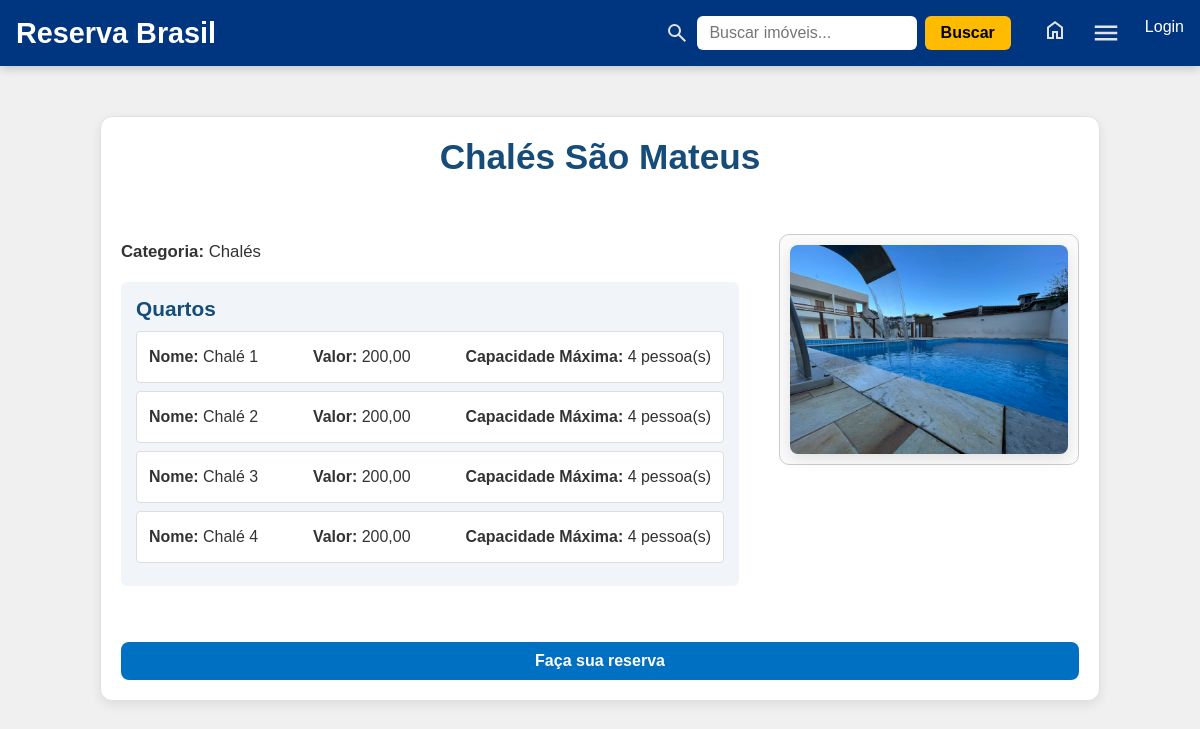
The app's page /property/10/ with its own data.
### core/models.py (models this page shows, shortened)
class Property(models.Model):
    owner = models.ForeignKey(
        User,
        on_delete=models.CASCADE,
        null=True,
        blank=True,
        related_name="properties"
    )
    image = models.ImageField(null=True, blank=True)
    name = models.CharField(max_length=200)
    id_property = models.AutoField(primary_key=True)
    price = models.DecimalField(max_digits=10, decimal_places=2, null=True, blank=True)
    rate = models.DecimalField(max_digits=10, decimal_places=2, null=True, blank=True)
    active = models.BooleanField(default=True)
    category = models.ForeignKey(Category, null=True, blank=True, on_delete=models.SET_NULL)
    typeProperty = models.ForeignKey(Type, null=True, blank=True, on_delete=models.SET_NULL)
    description = models.TextField(max_length=800, null=True, blank=True)

class Category(models.Model):
    name = models.CharField(max_length=200)

class Room(models.Model):
    property = models.ForeignKey(Property, on_delete=models.CASCADE, related_name='rooms')
    name = models.CharField(max_length=100)
    beds = models.PositiveIntegerField(default=1)
    price = models.DecimalField(max_digits=10, decimal_places=2)
    numberOfPeople = models.IntegerField(null=True, blank=True)
    description = models.TextField(blank=True, null=True)

### core/views.py (the view)
# urls.py: path('property/<int:property_id>/', propertyDetail, name='propertyDetail'),
def propertyDetail(request, property_id):
    property_obj = get_object_or_404(Property, id_property=property_id)
    return render(request, 'propertyDetail.html', {'property': property_obj})

### core/templates/propertyDetail.html (shortened to what this page needs)
{% load static %}
<!DOCTYPE html>
<html lang="pt-br">
    <head>
        <link rel="stylesheet" href="{% static 'css/propertyDetail.css' %}" />
    </head>
    <body>
        {% include 'base.html' %}
        <div class="property-detail-container">
            <h1 class="property-detail-header">{{ property.name }}</h1>
            <div class="property-detail-main">
                <div class="property-info">
                     {% if property.category %}
                    <p><strong>Categoria:</strong> {{ property.category.name }}</p>
                    {% endif %}  {% if property.rooms.all %}
                    <div class="property-rooms-inline">
                        <h2>Quartos</h2>
                        <ul class="room-list-inline">
                            {% for room in property.rooms.all %}
                            <li class="room-item-inline">
                                <p><strong>Nome:</strong> {{ room.name }}</p>
                                <p><strong>Valor:</strong> {{ room.price }}</p>
                                <p>
                                    <strong>Capacidade Máxima:</strong> {{ room.numberOfPeople }}
                                    pessoa(s)
                                </p>
                            </li>
                            {% endfor %}
                        </ul>
                    </div>
                    {% endif %}
                </div>
                {% if property.image %}
                <div class="property-image-container">
                    <img
                        class="property-image"
                        src="{{ property.image.url }}"
                        alt="{{ property.name }}"
                    />
                </div>
                {% endif %}
            </div>
            <a href="{% url 'homeReservation' %}" class="reservation-link"> Faça sua reserva </a>
        </div>
    </body>
</html>

### core/static/css/propertyDetail.css (style rules this page uses)
body { margin: 0; font-family: 'Segoe UI', Tahoma, Geneva, Verdana, sans-serif; background-color: #f2f2f2; color: #333; }
.property-detail-container { max-width: 1200px; margin: 2rem auto; padding: 2rem; background-color: #ffffff; border-radius: 12px; box-shadow: 0 4px 12px rgba(0, 0, 0, 0.08); display: flex; flex-direction: column; gap: 2rem; border: 1px solid #e0e0e0; }
.property-detail-header { text-align: center; font-size: 2rem; color: #003580; }
.property-detail-main { display: flex; gap: 2rem; flex-wrap: wrap; }
.property-info { flex: 1; min-width: 280px; }
.property-info p { margin: 0.8rem 0; font-size: 1.1rem; }
.property-image-container { flex: 1; display: flex; align-items: center; justify-content: center; min-width: 280px; border-radius: 10px; border: 1px solid #ccc; padding: 10px; background-color: #fafafa; }
.property-image { width: 100%; max-width: 400px; height: auto; object-fit: contain; border-radius: 8px; }
.property-detail-container a { display: flex; align-items: center; justify-content: center; margin-top: 1.5rem; padding: 10px 20px; background-color: #0071c2; color: white; text-decoration: none; border-radius: 8px; font-weight: bold; transition: background-color 0.3s; text-align: center; }
.property-detail-container { max-width: 1000px; margin: 50px auto; padding: 20px; }
.property-detail-header { font-size: 2.2em; color: #154c79; margin-bottom: 25px; }
.property-detail-main { display: flex; gap: 40px; align-items: flex-start; flex-wrap: wrap; }
.property-info { flex: 1 1 350px; }
.property-info p { margin: 8px 0; font-size: 1.05em; }
.property-image-container { flex: 0 0 300px; }
.property-image { width: 100%; border-radius: 8px; box-shadow: 0 5px 15px rgba(0, 0, 0, 0.1); }
.property-rooms-inline { margin-top: 20px; background-color: #f1f5f9; padding: 15px; border-radius: 6px; }
.property-rooms-inline h2 { font-size: 1.3em; margin-bottom: 10px; color: #154c79; }
.room-list-inline { list-style: none; margin: 0; padding: 0; }
.room-item-inline { display: flex; justify-content: space-between; background-color: #fff; border: 1px solid #ddd; border-radius: 4px; padding: 8px 12px; margin-bottom: 8px; font-size: 0.95em; color: #333; }
.reservation-link { display: inline-block; margin-top: 25px; background-color: #007bff; color: #fff; padding: 12px 20px; text-decoration: none; border-radius: 5px; font-weight: bold; transition: background-color 0.3s ease; }

### core/static/css/base.css (style rules this page uses)
* { margin: 0; padding: 0; box-sizing: border-box; }
html, body { width: 100%; font-family: Arial, sans-serif; background-color: #f0f0f0; }

### records on screen
Property: name "Chalés São Mateus", category.name "Chalés", image (picture)
Room: name "Chalé 1", price "200,00", numberOfPeople "4"
Room: name "Chalé 2", price "200,00", numberOfPeople "4"
Room: name "Chalé 3", price "200,00", numberOfPeople "4"
Room: name "Chalé 4", price "200,00", numberOfPeople "4"
